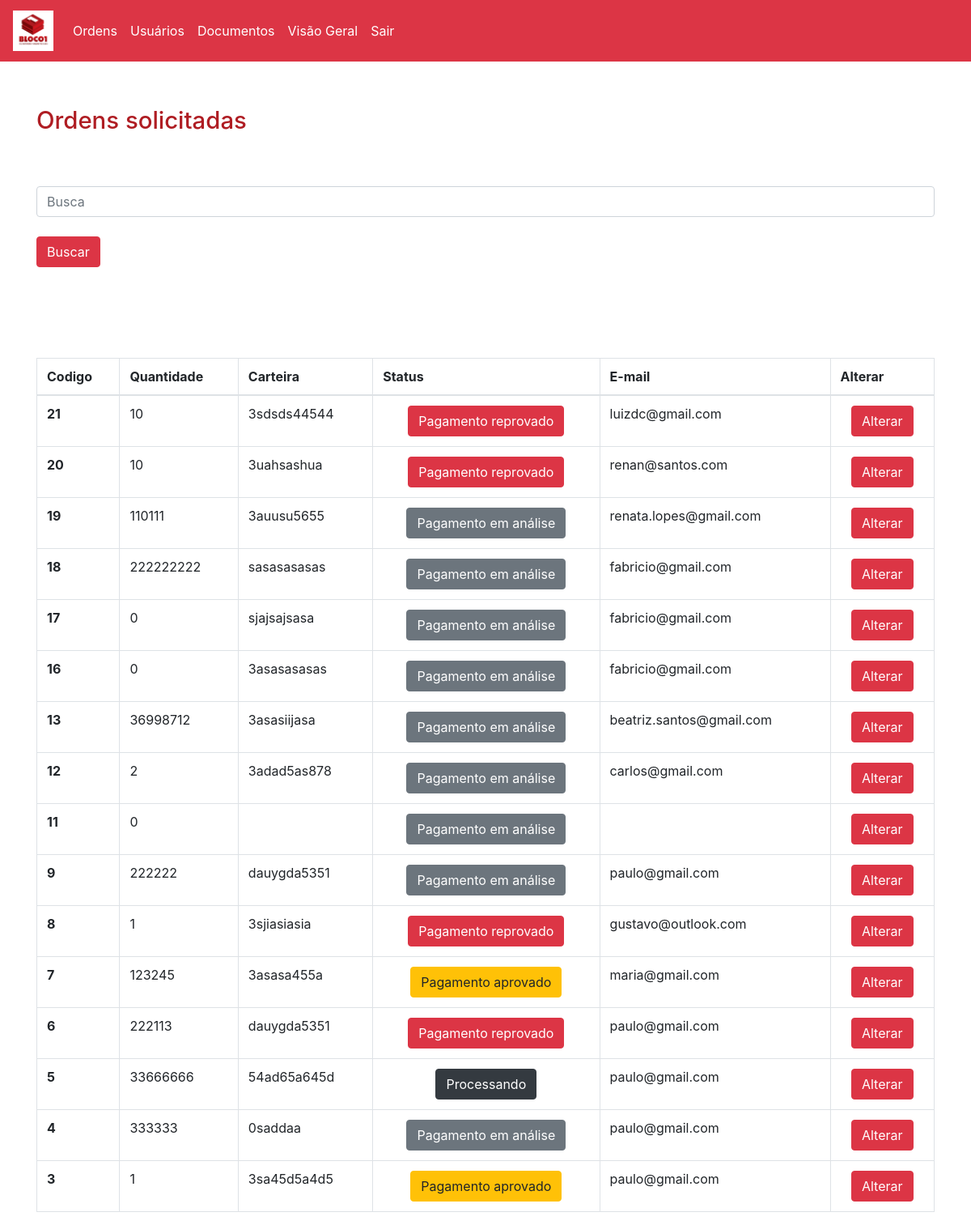
Page /adm/adm.php (signed in) on the committed database.
### tables this page shows
CREATE TABLE `ordens` (
  `cod` int(11) NOT NULL,
  `quantidade` int(11) NOT NULL,
  `carteira` varchar(11) NOT NULL,
  `tipo` varchar(50) NOT NULL,
  `nome` varchar(50) NOT NULL,
  `tamanho` varchar(50) NOT NULL,
  `email` varchar(50) NOT NULL,
  `valor_compra` varchar(20) NOT NULL,
  `valor_venda` varchar(20) NOT NULL,
  `valor_ordem` varchar(20) NOT NULL,
  `data` date NOT NULL,
  `hora` varchar(10) NOT NULL,
  `status` int(11) NOT NULL
);

### adm/adm.php (the view, shortened to what this page needs)
<head>
    <link rel="stylesheet" type="text/css" href="../style/style.css">
  </head>
<div style="display:none" id="tudo_page">
<?php
include "../adm/menu.php";
include "../Back/conexao.php";
?>
<div class='container'>
    <div class='row'>
        <div class='col-md-12'>
            <h2 class='espaco-padrao'>Ordens solicitadas</h2>
  </div>
</div>
<div class="row">
    <div class="col-md-12">
    <form action="../adm/busca.php" method="POST" class='espaco-padrao'>
    <input type="text" class="form-control" id="exampleInputEmail1" name="busca" aria-describedby="emailHelp" placeholder="Busca" require="required">
    <br>
    <div class="row">
      <div class="col-md-12">
    <button type="submit" class="btn btn-danger">Buscar</button>
      </div>
    </div>
</form>
    </div>
</div>
<div class="row">
    <div class="col-md-12">
    <table class="table table-bordered">
  <thead>
    <tr>
      <th scope="col">Codigo</th>
      <th scope="col">Quantidade</th>
      <th scope="col">Carteira</th>
      <th scope="col">Status</th>
      <th scope="col">E-mail</th>
      <th scope="col">Alterar</th>
    </tr>
  </thead>
  <tbody>
    <tr>
    <?php
       $consulta = "Select * from ordens where status != '4' order by cod desc";
       $resultado = mysqli_query($link,$consulta);
       foreach ($resultado as $rows){
           $codigo = $rows['cod'];
           $quantidade = $rows['quantidade'];
           $carteira = $rows['carteira'];
           $status = $rows['status'];
           $email = $rows['email'];
           ?>
        <div class="col-md-12">
            <div class="row">
      <th scope="row"><?php echo $codigo?></th>
            </div>
        </div>
        <div class="col-md-12">
            <div class="row">
      <td><?php echo  $quantidade ?></td>
            </div>
        </div>
        <div class="col-md-12">
            <div class="row">
      <td><?php echo $carteira ?></td>
            </div>
        </div>
        <div class="col-md-12">
            <div class="row">
      <td align="center"><?php
      if ($status == 0){
        echo "<button type='button' align='center' class='btn btn-secondary'>Pagamento em análise</button>";
      }elseif($status == 1){
        echo "<button type='button' align='center' class='btn btn-warning'>Pagamento aprovado</button>";
     }elseif($status == 2){
        echo "<button type='button' align='center' class='btn btn-danger'>Pagamento reprovado</button>";
      }elseif($status == 3){
        echo "<button type='button' align='center' class='btn btn-dark'>Processando</button>";
      }else{
        echo "<button type='button' align='center' class='btn btn-success'>Ordem concluída</button>";
      }
       ?></td>
            </div>
            <div class="col-md-12">
            <div class="row">
      <td><?php echo $email ?></td>
            </div>
        </div>
            <div class="col-md-12">
            <div class="row">
      <td align='center'><a href="ordens.php?cod= <?=$codigo;?>"><button type="button" class="btn btn-danger">Alterar</button></a></td>
            </div>
        </div>
        </div>
    </tr>
         <?php
        }
        ?>
        </tbody>
</table>
    </div>
</div>
</div>
      </body>
</html>

### style/style.css (style rules this page uses)
.espaco-padrao { margin-top:5%!important; }
h2 { color:#AF1D23!important; font-size:22pt; }
.table { overflow: scroll!important; }

### rows in the picture
ordens: cod "21", quantidade "10", carteira "3sdsds44544", status "Pagamento reprovado", email "luizdc@gmail.com"
ordens: cod "20", quantidade "10", carteira "3uahsashua", status "Pagamento reprovado", email "renan@santos.com"
ordens: cod "19", quantidade "110111", carteira "3auusu5655", status "Pagamento em análise", email "renata.lopes@gmail.com"
ordens: cod "18", quantidade "222222222", carteira "sasasasasas", status "Pagamento em análise", email "fabricio@gmail.com"
ordens: cod "17", quantidade "0", carteira "sjajsajsasa", status "Pagamento em análise", email "fabricio@gmail.com"
ordens: cod "16", quantidade "0", carteira "3asasasasas", status "Pagamento em análise", email "fabricio@gmail.com"
ordens: cod "13", quantidade "36998712", carteira "3asasiijasa", status "Pagamento em análise", email "beatriz.santos@gmail.com"
ordens: cod "12", quantidade "2", carteira "3adad5as878", status "Pagamento em análise", email "carlos@gmail.com"
ordens: cod "11", quantidade "0", status "Pagamento em análise"
ordens: cod "9", quantidade "222222", carteira "dauygda5351", status "Pagamento em análise", email "paulo@gmail.com"
ordens: cod "8", quantidade "1", carteira "3sjiasiasia", status "Pagamento reprovado", email "gustavo@outlook.com"
ordens: cod "7", quantidade "123245", carteira "3asasa455a", status "Pagamento aprovado", email "maria@gmail.com"
ordens: cod "6", quantidade "222113", carteira "dauygda5351", status "Pagamento reprovado", email "paulo@gmail.com"
ordens: cod "5", quantidade "33666666", carteira "54ad65a645d", status "Processando", email "paulo@gmail.com"
ordens: cod "4", quantidade "333333", carteira "0saddaa", status "Pagamento em análise", email "paulo@gmail.com"
ordens: cod "3", quantidade "1", carteira "3sa45d5a4d5", status "Pagamento aprovado", email "paulo@gmail.com"
